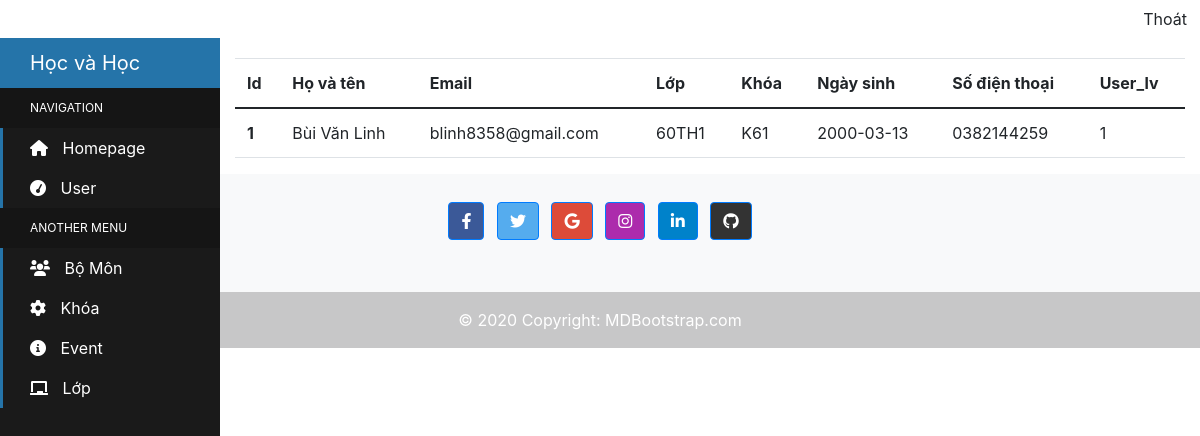
The app's page /admin/user/show.php?id=1 (signed in) with its own data.
### tables this page shows
CREATE TABLE `user` (
  `id_user` int(11) NOT NULL,
  `user_name` varchar(100) NOT NULL,
  `user_email` varchar(100) NOT NULL,
  `picture` varchar(500) NOT NULL,
  `user_lv` int(11) NOT NULL,
  `id_lop` int(11) NOT NULL,
  `user_pass` char(100) NOT NULL,
  `user_sdt` char(20) NOT NULL,
  `id_LienKhoa` int(11) NOT NULL,
  `DOB` date NOT NULL
);

CREATE TABLE `lop` (
  `id_Lop` int(11) NOT NULL,
  `ten_Lop` varchar(100) NOT NULL,
  `id_LienKhoa` int(11) NOT NULL
);

CREATE TABLE `lien_khoa` (
  `id_LienKhoa` int(11) NOT NULL,
  `ten_LienKhoa` varchar(100) NOT NULL
);

### admin/user/show.php (the view, shortened to what this page needs)
<?php
    include '../header.php';
    include '../../config/connect.php';
    $id = $_GET['id'];
    settype($id,"int");
    $sql = "SELECT user.*, lop.ten_lop, lien_khoa.ten_LienKhoa from ((user INNER JOIN lop on  user.id_lop = lop.id_Lop) INNER JOIN lien_khoa ON user.id_LienKhoa = lien_khoa.id_LienKhoa) where id_user = '$id'" ;
    $result = mysqli_query($conn,$sql);
?>
<div class="sidebar-container">
  <div class="sidebar-logo">
    Học và Học
  </div>
  <ul class="sidebar-navigation">
    <li class="header">Navigation</li>
    <li>
      <a href="../trangchu.php">
        <i class="fa fa-home" aria-hidden="true"></i> Homepage
      </a>
    </li>
    <li>
      <a href="../user/user.php">
        <i class="fa fa-tachometer" aria-hidden="true"></i> User
      </a>
    </li>
    <li class="header">Another Menu</li>
    <li>
      <a href="../bomom/bomon.php">
        <i class="fa fa-users" aria-hidden="true"></i> Bộ Môn
      </a>
    </li>
    <li>
      <a href="../khoa/khoa.php">
        <i class="fa fa-cog" aria-hidden="true"></i> Khóa
      </a>
    </li>
    <li>
      <a href="../event/event.php">
        <i class="fa fa-info-circle" aria-hidden="true"></i> Event
      </a>
    </li>
    <li>
        <a href="../lop/lop.php">
          <i class="fa fa-chalkboard	" aria-hidden="true"></i> Lớp
        </a>
      </li>
  </ul>
</div>
<div class="content-container">
  <div class="container-fluid">
    <main>
        <table class="table">
            <thead>
                <tr>
                    <th scope="col">Id</th>
                    <th scope="col">Họ và tên</th>
                    <th scope="col">Email </th>
                    <th scope="col">Lớp</th>
                    <th scope="col">Khóa</th>
                    <th scope="col">Ngày sinh</th>
                    <th scope="col">Số điện thoại</th>
                    <th scope="col">User_lv</th>
                </tr>
            </thead>
            <tbody>
                <?php
                    if(mysqli_num_rows($result)>0){
                        while($row=mysqli_fetch_assoc($result)){
                ?>
                            <tr>
                            <th scope="row"><?php echo $row['id_user']; ?> </th>
                                <td><?php echo $row['user_name']; ?></td>
                                <td><?php echo $row['user_email']; ?></td>
                                <td><?php echo $row['ten_lop']; ?></td>
                                <td><?php echo $row['ten_LienKhoa']; ?></td>
                                <td><?php echo $row['DOB']; ?></td>
                                <td><?php echo $row['user_sdt']; ?></td>
                                <td><?php echo $row['user_lv']; ?></td>
                            </tr>
                <?php
                        }
                    }
                ?>
            </tbody>
            </table>
    </main>
    </div>
</div>
<?php
    include '../footer.php';
?>

### admin/user/show.php (style rules this page uses)
.sidebar-container { position: fixed; width: 220px; height: 100%; left: 0; overflow-x: hidden; overflow-y: auto; background: #1a1a1a; color: #fff; }
.content-container { padding-top: 20px; }
.sidebar-logo { padding: 10px 15px 10px 30px; font-size: 20px; background-color: #2574A9; }
.sidebar-navigation { padding: 0; margin: 0; list-style-type: none; position: relative; }
.sidebar-navigation li { background-color: transparent; position: relative; display: inline-block; width: 100%; line-height: 20px; }
.sidebar-navigation li a { padding: 10px 15px 10px 30px; display: block; color: #fff; }
.sidebar-navigation li .fa { margin-right: 10px; }
.sidebar-navigation li::before { background-color: #2574A9; position: absolute; content: ''; height: 100%; left: 0; top: 0; -webkit-transition: width 0.2s ease-in; transition: width 0.2s ease-in; width: 3px; z-index: -1; }
.sidebar-navigation .header { font-size: 12px; text-transform: uppercase; background-color: #151515; padding: 10px 15px 10px 30px; }
.sidebar-navigation .header::before { background-color: transparent; }
.content-container { padding-left: 220px; }

### records on screen
user: id_user "1", user_name "Bùi Văn Linh", user_email "blinh8358@gmail.com", id_lop.ten_Lop "60TH1", id_LienKhoa.ten_LienKhoa "K61", DOB "2000-03-13", user_sdt "0382144259", user_lv "1"
